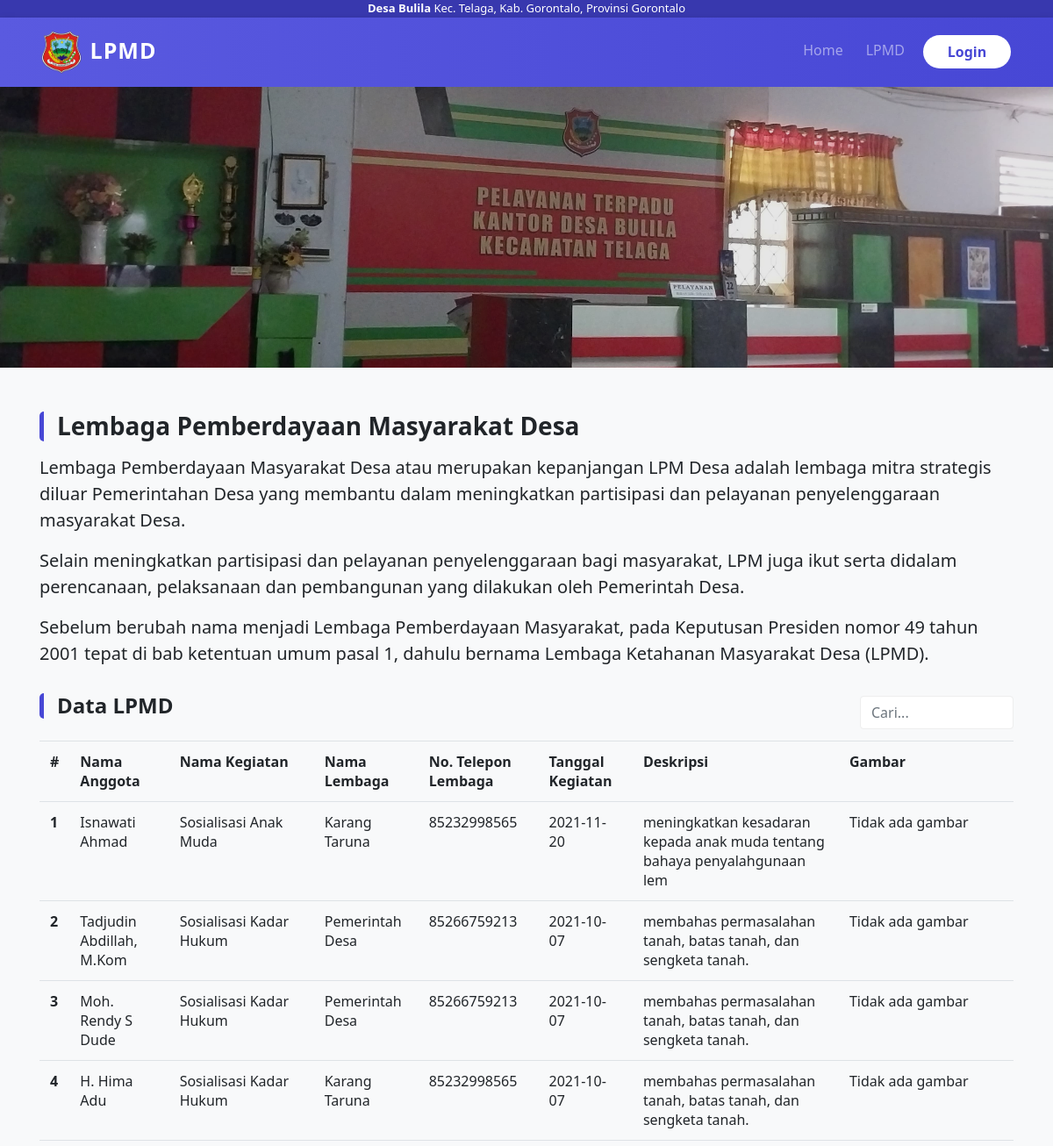
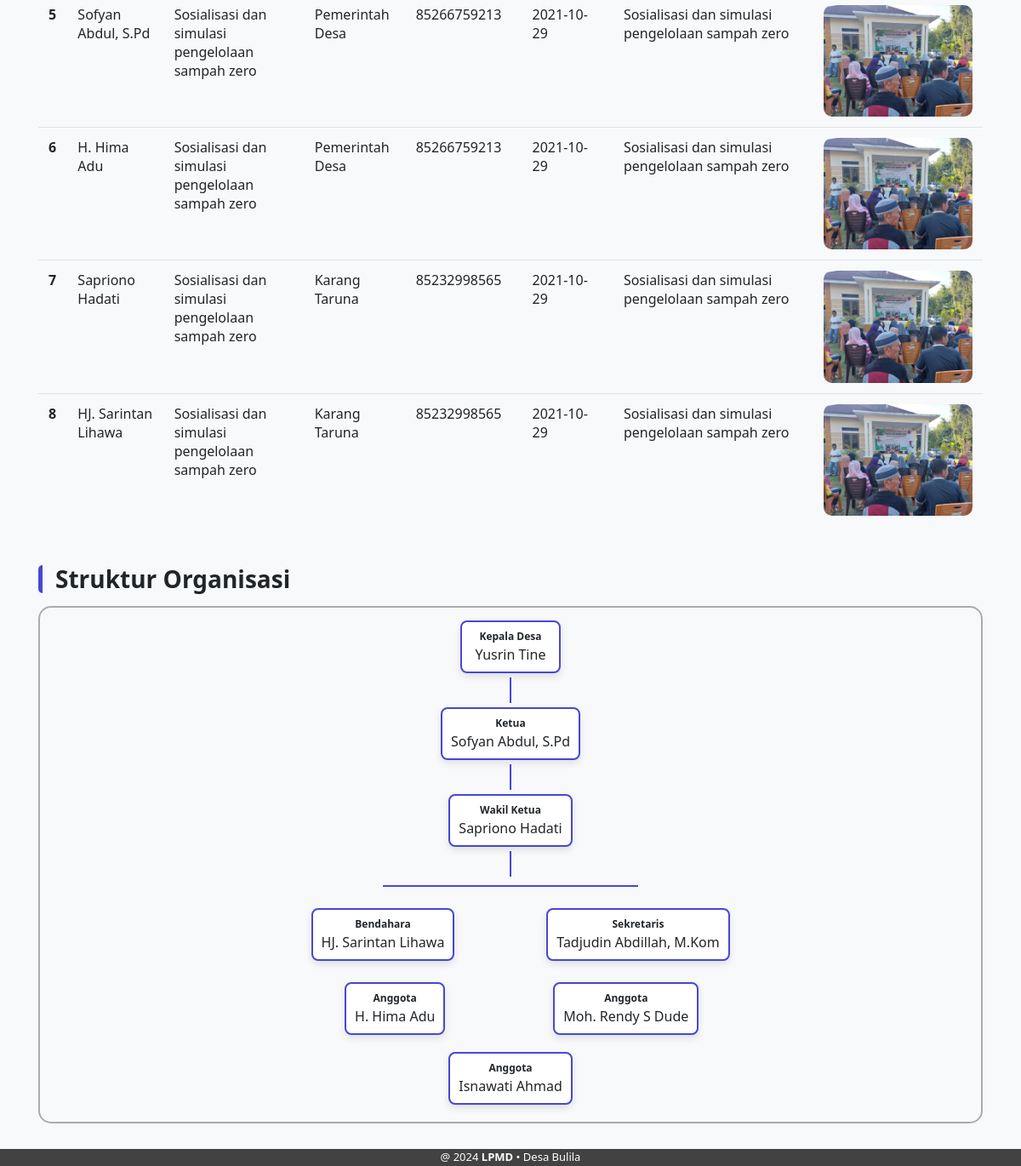
The page / on the database its author committed (2 pictures, top to bottom).
### tables this page shows
CREATE TABLE `lpmd` (
  `id_lpmd` int(10) NOT NULL,
  `id_anggota` int(10) NOT NULL,
  `id_kegiatan` int(10) NOT NULL,
  `id_lembaga` int(10) NOT NULL
);

CREATE TABLE `anggotaa` (
  `id_anggota` int(10) NOT NULL,
  `nama_anggota` varchar(30) NOT NULL,
  `jabatan` varchar(20) NOT NULL,
  `alamat` varchar(25) NOT NULL,
  `nomor_telepon` varchar(15) NOT NULL,
  `username` varchar(50) NOT NULL,
  `password` varchar(50) NOT NULL,
  `level` int(11) NOT NULL
);

CREATE TABLE `kegiatan` (
  `id_kegiatan` int(10) NOT NULL,
  `nama_kegiatan` varchar(100) NOT NULL,
  `tanggal_kegiatan` date NOT NULL,
  `deskripsi` varchar(250) NOT NULL,
  `gambar` varchar(150) NOT NULL
);

CREATE TABLE `lembaga` (
  `id_lembaga` int(10) NOT NULL,
  `nama_lembaga` varchar(30) NOT NULL,
  `kontak` varchar(15) NOT NULL
);

### index.php (the view, shortened to what this page needs)
<?php
include 'koneksi.php';
?>
<!DOCTYPE html>
<html lang="en">
<head>
    <link rel="stylesheet" href="./css/bootstrap.min.css">
    <link rel="stylesheet" href="./dist/fa/css/all.css">
    <link rel="stylesheet" href="./css/main.css">
    <link rel="stylesheet" href="./css/index.css">
</head>
<body>
    <div class="cont">
        <?php include 'navbar.php' ?>
        <div class="bg"></div>
        <div class="konten">
            <div class="container">
                <div class="ko">
                    <h3
                        style="font-weight: bold; border-left: 5px solid var(--prim-color); border-radius: 5px; padding-left: 15px; margin-bottom: 15px;">
                        Lembaga Pemberdayaan Masyarakat Desa
                    </h3>
                    <p>Lembaga Pemberdayaan Masyarakat Desa atau merupakan kepanjangan LPM Desa adalah lembaga mitra
                        strategis diluar Pemerintahan Desa yang membantu dalam meningkatkan partisipasi dan
                        pelayanan penyelenggaraan masyarakat Desa.
                    </p>
                    <p> Selain meningkatkan partisipasi dan pelayanan penyelenggaraan bagi masyarakat, LPM juga ikut
                        serta didalam perencanaan, pelaksanaan dan pembangunan yang dilakukan oleh Pemerintah Desa.
                    </p>
                    <p> Sebelum berubah nama menjadi Lembaga Pemberdayaan Masyarakat, pada Keputusan Presiden nomor
                        49 tahun 2001 tepat di bab ketentuan umum pasal 1, dahulu bernama Lembaga Ketahanan
                        Masyarakat Desa (LPMD).</p>
                </div>
                <div class="ko">
                    <div class="d-flex justify-content-between align-items-center">
                        <h4
                            style="font-weight: bold; border-left: 5px solid var(--prim-color); border-radius: 5px; padding-left: 15px; margin-bottom: 15px;">
                            Data LPMD</h4>
                        <div class="d-flex align-items-center cik">
                            <input type="text" id="searchInput" class="form-control" placeholder="Cari..."
                                style="max-width: 175px; width: auto;">
                        </div>
                    </div>
                    <div class="tres" style="margin-top: 10px;">
                                    <?php
                        $sql = "select ag.id_anggota, ag.nama_anggota, ag.jabatan, ag.alamat, ag.nomor_telepon as notelp_anggota, k.id_kegiatan ,k.nama_kegiatan, k.tanggal_kegiatan, k.gambar, k.deskripsi, l.id_lembaga , l.nama_lembaga, l.kontak as notelp_lembaga, lp.id_lpmd from anggotaa as ag, kegiatan as k, lembaga as l, lpmd as lp where lp.id_anggota = ag.id_anggota and lp.id_kegiatan = k.id_kegiatan and lp.id_lembaga = l.id_lembaga";
                        $result = mysqli_query($koneksi, $sql);
                        if (mysqli_num_rows($result) > 0) {
                            echo "<table class='table lpmd' id='lpmd'>";
                            echo "<tr> <th>#</th> <th>Nama Anggota</th> <th>Nama Kegiatan</th> <th>Nama Lembaga</th> <th>No. Telepon Lembaga</th> <th>Tanggal Kegiatan</th> <th>Deskripsi</th> <th>Gambar</th>" . (isset($_SESSION['is_logged']) ? "<th>Aksi</th>" : "") . " </tr>";
                            for ($i = 0; $i < mysqli_num_rows($result); $i++) {
                                $row = mysqli_fetch_assoc($result);
                                echo "<tr>";
                                echo "<th scope='row'>" . $i + 1 . "</th>";
                                echo "<td>" . $row["nama_anggota"] . "</td>";
                                echo "<td>" . $row["nama_kegiatan"] . "</td>";
                                echo "<td>" . $row["nama_lembaga"] . "</td>";
                                echo "<td>" . $row["notelp_lembaga"] . "</td>";
                                echo "<td>" . $row["tanggal_kegiatan"] . "</td>";
                                echo "<td>" . $row["deskripsi"] . "</td>";
                                echo "<td>" . ($row["gambar"] == "" ? "Tidak ada gambar" : "<a href='img/uploaded/" . $row['gambar'] . "' target='_blank'><img class='gambar-keg gambar' alt='Gambar gagal dimuat' src='img/uploaded/" . $row['gambar'] . "' width='175px'></a>") . "</td>";
                                    ?>
                                    <?php
                                echo "</tr>";
                                ?>
                                <?php
                            }
                            echo "</table>";
                        } else {
                            echo "Data LPMD tidak tersedia.";
                        }
                        ?>
                    </div>
                    <div class="ko">
                        <h3
                            style="font-weight: bold; border-left: 5px solid var(--prim-color); border-radius: 5px; padding-left: 15px; margin-bottom: 15px;">
                            Struktur Organisasi
                        </h3>
                        <?php include 'test.php' ?>
                    </div>
                </div>
            </div>
        </div>
    </div>
    <?php include "footer.php"; ?>
</body>
</html>

### navbar.php (shortened to what this page needs)
<div class="address-top text-center text-white">
    <b>Desa Bulila</b>
    Kec. Telaga, Kab. Gorontalo, Provinsi Gorontalo
</div>
<nav class="navbar navbar-expand-lg navbar-dark">
    <div class="container">
        <a class="navbar-brand proj-title" href="index.php#" style="font-size: 25px; letter-spacing: 1px;  font-weight: bold;"><img src="./img/kab-gor.png" alt="" width="50px" class="logo"> LPMD
        </a>
        <div class="collapse navbar-collapse justify-content-end" id="navbarTogglerDemo02">
            <ul class="navbar-nav me-auto mb-2 mb-lg-0">
                <li class="nav-item">
                    <a class="nav-link" href="index.php#">Home</a>
                </li>
                <?php
                if (isset($_SESSION["is_logged"])) {
                    echo '<li class="nav-item"> <a class="nav-link" href="anggota.php">Anggota</a> </li> <li class="nav-item"> <a class="nav-link" href="kegiatan.php">Kegiatan</a> </li> <li class="nav-item"> <a class="nav-link" href="lembaga.php">Lembaga</a> </li> <li class="nav-item"> <a class="nav-link" href="index.php#lpmd">LPMD</a> </li> <li class="nav-item dropdown"> <a class="nav-link dropdown-toggle" href="#" id="navbarDropdown" role="button" data-toggle="dropdown" aria-haspopup="true" aria-expanded="false"> Akun (' . substr(strSlice($_SESSION['user_data']['nama_anggota'], " ", 0, 2), 0, 20) . ') </a> <div class="dropdown-menu" aria-labelledby="navbarDropdown"> <a class="dropdown-item" href="#" data-toggle="modal" data-target="#logoutModal">Logout</a> </div> </li> <div class="modal fade text-dark" id="logoutModal" tabindex="-1" role="dialog" aria-labelledby="logoutModalLabel" aria-hidden="true"> <div class="modal-dialog" role="document"> <div class="modal-content"> <div class="modal-header"> <h5 class="modal-title" id="logoutModalLabel">Logout</h5> <button type="button" class="close" data-dismiss="modal" aria-label="Close"> <span aria-hidden="true">&times;</span> </button> </div> <div class="modal-body"> Apakah Anda yakin ingin keluar? </div> <div class="modal-footer"> <button type="button" class="btn btn-secondary" data-dismiss="modal">Batal</button> <button type="button" class="btn btn-primary btn-logout" onclick="window.location = \'logout.php\'">Logout</button> </div> </div> </div> </div>';
                } else {
                    echo '<li class="nav-item"> <a class="nav-link" href="index.php#lpmd">LPMD</a> </li> <br> <li class="nav-item btnn"> <button class="btn btn-primary mybtn-login" data-toggle="modal" data-target="#loginModal"><strong>Login</strong></button> </li> <br>';
                }
                ?>
            </ul>
        </div>
    </div>
</nav>

### test.php (shortened to what this page needs)
<?php
$result = mysqli_query($koneksi, "select * from anggotaa");
$ketua_lpmd = "";
$wakil_lpmd = "";
$bendahara = "";
$sekretaris = "";
$anggota = [];
if (mysqli_num_rows($result) > 0) {
    for ($i = 0; $i < mysqli_num_rows($result); $i++) {
        $row = mysqli_fetch_assoc($result);
        $jabatan = strtolower($row['jabatan']);
        if($jabatan == "ketua") $ketua_lpmd = $row['nama_anggota'];
        if($jabatan == "wakil ketua") $wakil_lpmd = $row['nama_anggota'];
        if($jabatan == "bendahara") $bendahara = $row['nama_anggota'];
        if($jabatan == "sekretaris") $sekretaris = $row['nama_anggota'];
        if($jabatan == "anggota") array_push($anggota,  $row['nama_anggota']);
    }
}
?>
<div class="container structure">
    <div class="row justify-content-center">
        <div class="col-md-8">
            <div class="box"><span class="position">Kepala Desa</span><br>Yusrin Tine</div>
            <div class="line-vertical"></div>
            <div class="box"><span class="position">Ketua</span><br><?= $ketua_lpmd ?></div>
            <div class="line-vertical"></div>
            <div class="box"><span class="position">Wakil Ketua</span><br><?= $wakil_lpmd ?></div>
            <div class="line-vertical"></div>
            <div class="line-horizontal"></div>
            <div class="branch">
                <div class="col">
                    <div class="box"><span class="position">Bendahara</span><br><?= $bendahara ?></div>
                </div>
                <div class="col">
                    <div class="box"><span class="position">Sekretaris</span><br><?= $sekretaris ?></div>
                </div>
            </div>
            <div class="row-custom">
                <?php
                foreach ($anggota as $member) { ?>
                    <div class="col-custom">
                        <div class="box">
                            <span class="position">Anggota</span><br>
                            <?php echo $member; ?>
                        </div>
                    </div>
                <?php } ?>
            </div>
        </div>
    </div>
</div>

### footer.php
<footer class="text-center">
    @ 2024 <b>LPMD</b> • Desa Bulila
</footer>

### css/main.css (style rules this page uses)
:root { --prim-color: rgb(71, 71, 213); --prim-color-dark: rgb(48, 48, 198); --prim-color2: rgb(90, 90, 224); --secon-color: rgb(56, 56, 174); }
* { transition: 0.3s; font-family: 'Noto Sans', sans-serif; }
html { scroll-behavior: smooth; }
.container:not(.navbar .container) { animation-name: general1; animation-duration: 0.2s; }
.address-top, footer { color: #fff; font-size: small; }
.address-top { background-color: var(--secon-color); }
footer { background-color: #424242; }
.navbar { background-color: var(--prim-color); background-image: linear-gradient(to left, var(--prim-color), var(--prim-color2)); padding-left: 20px; padding-right: 20px; box-shadow: 0px 5px 10px #0000004d; }
.navbar .nav-item { margin-left: 10px; z-index: 2; }
.bg { background-image: url('../img/banner.jpg'); background-size: cover; background-position: center; background-repeat: no-repeat; height: 40vh; filter: brightness(0.9); z-index: -1; animation-name: bg; animation-duration: 1s; }
.modal input, .cont .konten .container .ko .cik input { box-shadow: none !important; outline: none !important; border-color: #eee; }
p { font-size: 20px; }
.konten { margin-top: 50px; }
.cont .container .tres { overflow-x: auto; }
.gambar { border-radius: 10px !important; cursor: alias; }
.btn-primary, .btn-primary:active, .btn-primary:focus, .btn-primary::before { width: auto; border-width: 1px; border-color: transparent !important; border-radius: 10px; box-shadow: none !important; outline: none !important; transition: 0.3s; background-color: var(--prim-color) !important; margin: 3px; }

### css/index.css (style rules this page uses)
.ko { margin-top: 30px; margin-bottom: 10px; }
.row { margin-bottom: 30px; }
.mybtn-login, .mybtn-login:active, .mybtn-login:focus, .mybtn-login::before { width: 100px; background-color: #fff !important; color: var(--prim-color) !important; border-color: transparent !important; border-width: 1px; border-radius: 25px; box-shadow: none !important; outline: none !important; transition: 0.3s; }
.mybtn-login { position: relative; float: left !important; }
.cont .container table td, th { overflow: hidden; }

### test.php (style rules this page uses)
body { background-color: #f8f9fa; font-family: Arial, sans-serif; }
.structure { text-align: center; }
.structure .row { border: 2px solid #00000050; border-radius: 15px; padding: 10px; }
.structure .box { border: 2px solid var(--prim-color); padding: 8px 10px; margin: 5px auto; background-color: #fff; border-radius: 8px; box-shadow: 0 4px 8px rgba(0, 0, 0, 0.1); width: fit-content; }
.structure .box span { padding: 0px 10px 0px 10px !important; }
.box .position { font-weight: bold; font-size: 12px; }
.line-vertical { height: 30px; width: 2px; background-color: var(--prim-color); margin: 0 auto; }
.line-horizontal { height: 2px; width: 100%; max-width: 300px; background-color: var(--prim-color); margin: 10px auto; }
.branch { display: flex; justify-content: space-around; align-items: center; flex-wrap: wrap; max-width: 600px; margin: 0 auto; }
.branch .col { margin: 10px; }
.row-custom { display: flex; flex-wrap: wrap; justify-content: center; margin: 0 -5px; }
.row-custom .col-custom { flex: 0 0 calc(40% - 20px); max-width: calc(40% - 20px); margin: 5px; }
.box { padding: 102px; }
.col-custom { flex: 0 0 calc(45% - 20px); max-width: calc(45% - 20px); margin: 5px; }

### rows shown on the page
lpmd: id_anggota.nama_anggota "Isnawati Ahmad", id_kegiatan.nama_kegiatan "Sosialisasi Anak Muda", id_lembaga.nama_lembaga "Karang Taruna", id_lembaga.kontak "85232998565", id_kegiatan.tanggal_kegiatan "2021-11-20", id_kegiatan.deskripsi "meningkatkan kesadaran kepada anak muda tentang bahaya penyalahgunaan lem", shows "Tidak ada gambar"
lpmd: id_anggota.nama_anggota "Tadjudin Abdillah, M.Kom", id_kegiatan.nama_kegiatan "Sosialisasi Kadar Hukum", id_lembaga.nama_lembaga "Pemerintah Desa", id_lembaga.kontak "85266759213", id_kegiatan.tanggal_kegiatan "2021-10-07", id_kegiatan.deskripsi "membahas permasalahan tanah, batas tanah, dan sengketa tanah.", shows "Tidak ada gambar"
lpmd: id_anggota.nama_anggota "Moh. Rendy S Dude", id_kegiatan.nama_kegiatan "Sosialisasi Kadar Hukum", id_lembaga.nama_lembaga "Pemerintah Desa", id_lembaga.kontak "85266759213", id_kegiatan.tanggal_kegiatan "2021-10-07", id_kegiatan.deskripsi "membahas permasalahan tanah, batas tanah, dan sengketa tanah.", shows "Tidak ada gambar"
lpmd: id_anggota.nama_anggota "H. Hima Adu", id_kegiatan.nama_kegiatan "Sosialisasi Kadar Hukum", id_lembaga.nama_lembaga "Karang Taruna", id_lembaga.kontak "85232998565", id_kegiatan.tanggal_kegiatan "2021-10-07", id_kegiatan.deskripsi "membahas permasalahan tanah, batas tanah, dan sengketa tanah.", shows "Tidak ada gambar"
lpmd: id_anggota.nama_anggota "Sofyan Abdul, S.Pd", id_kegiatan.nama_kegiatan "Sosialisasi dan simulasi pengelolaan sampah zero", id_lembaga.nama_lembaga "Pemerintah Desa", id_lembaga.kontak "85266759213", id_kegiatan.tanggal_kegiatan "2021-10-29", id_kegiatan.deskripsi "Sosialisasi dan simulasi pengelolaan sampah zero", id_kegiatan.gambar (picture)
lpmd: id_anggota.nama_anggota "H. Hima Adu", id_kegiatan.nama_kegiatan "Sosialisasi dan simulasi pengelolaan sampah zero", id_lembaga.nama_lembaga "Pemerintah Desa", id_lembaga.kontak "85266759213", id_kegiatan.tanggal_kegiatan "2021-10-29", id_kegiatan.deskripsi "Sosialisasi dan simulasi pengelolaan sampah zero", id_kegiatan.gambar (picture)
lpmd: id_anggota.nama_anggota "Sapriono Hadati", id_kegiatan.nama_kegiatan "Sosialisasi dan simulasi pengelolaan sampah zero", id_lembaga.nama_lembaga "Karang Taruna", id_lembaga.kontak "85232998565", id_kegiatan.tanggal_kegiatan "2021-10-29", id_kegiatan.deskripsi "Sosialisasi dan simulasi pengelolaan sampah zero", id_kegiatan.gambar (picture)
lpmd: id_anggota.nama_anggota "HJ. Sarintan Lihawa", id_kegiatan.nama_kegiatan "Sosialisasi dan simulasi pengelolaan sampah zero", id_lembaga.nama_lembaga "Karang Taruna", id_lembaga.kontak "85232998565", id_kegiatan.tanggal_kegiatan "2021-10-29", id_kegiatan.deskripsi "Sosialisasi dan simulasi pengelolaan sampah zero", id_kegiatan.gambar (picture)
anggotaa: nama_anggota "Sofyan Abdul, S.Pd"
anggotaa: nama_anggota "Sapriono Hadati"
anggotaa: nama_anggota "HJ. Sarintan Lihawa"
anggotaa: nama_anggota "Tadjudin Abdillah, M.Kom"

### other values the page prints
$member "H. Hima Adu"
$member "Moh. Rendy S Dude"
$member "Isnawati Ahmad"
